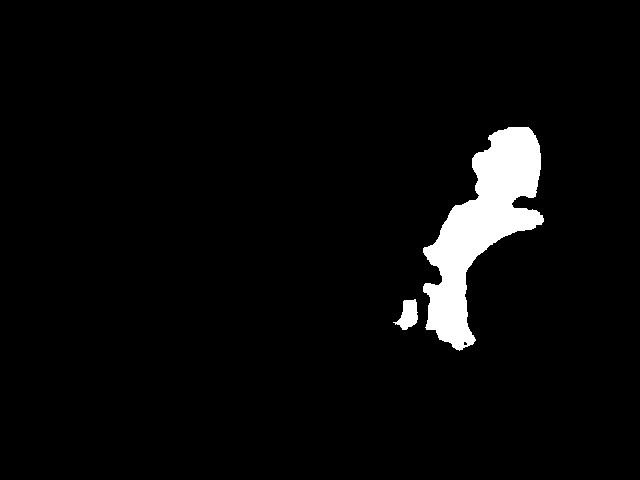
#> input picture Test_Module/mask.png, 640 x 480 px
$ python backgroundBlur.py
#> lines starting #> are read from the running program, lines starting #| are printed output that depends on the picture; after the words box and inside, x2 and y2 are one past the last pixel; in counts of white or black regions, pixels touching at a corner belong together
import numpy as np
import cv2
from PIL import Image
def target_remove(img, mask):
    remove_img = img
    target_img = np.zeros(img.shape)
    print(img.shape)
    for i in range(len(img)):
        for j in range(len(img[0])):
            if mask[i][j]> 220:
               target_img[i, j, :] = img[i, j, :]
               remove_img[i,j,:] = 0
               mask[i][j] = 255
            else:
               mask[i][j] = 0
    return target_img, remove_img, mask

def combination(background, target, mask):
    for i in range(len(mask)):
        for j in range(len(mask[0])):
            if mask[i][j]> 220:
               background[i,j,:] = target[i,j,:]
    return background
# [16 lines of commented-out code are left out]

mask = Image.open('mask.png')
#> mask is the input picture: PIL image 640x480 L; 3.9% white; 2 white regions, box (x1, y1, x2, y2) and area: (423, 127, 544, 351) 11545, (393, 299, 418, 330) 447
image = cv2.imread('result.png', cv2.IMREAD_COLOR)
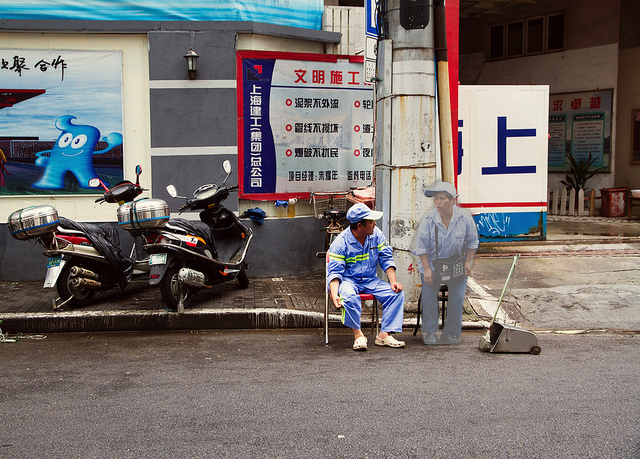
#> input picture Test_Module/result.png, 640 x 459 px
#> image is the input picture: shape (459, 640, 3); mean B, G, R 109.1, 111.2, 118.1
target_img, remove_img, mask = target_remove(np.array(image), np.array(mask))
#| (459, 640, 3)
#> after the loop in target_remove, `for i in range(len(img)):`:
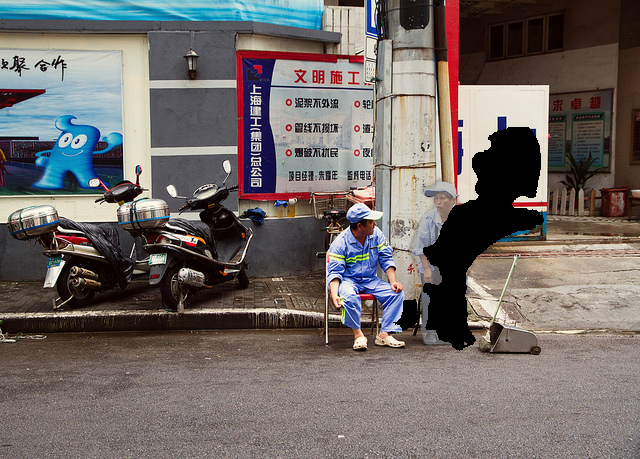
#> remove_img: shape (459, 640, 3); 4.08% of pixels changed, all inside (x1, y1, x2, y2) = (393, 127, 544, 351)
#> after the loop in target_remove, `for i in range(len(img)):`:
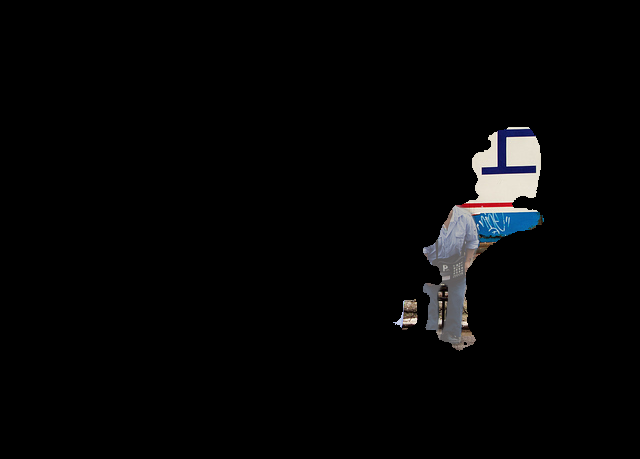
#> target_img: shape (459, 640, 3) float64; mean B, G, R 6, 5.6, 5.5
cv2.imwrite('target.png', target_img)
cv2.imwrite('remove.png', remove_img)
cv2.imwrite('mask.png', mask)
target = cv2.imread('target.png')
remove = cv2.imread('remove.png')
mask = cv2.imread('mask.png',0)

#> (the run stopped early here; a loop or call above may not have finished)
